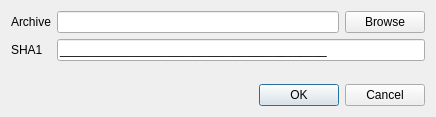
<?xml version="1.0" encoding="UTF-8"?>
<ui version="4.0">
 <class>ArchiveSelectionDialog</class>
 <widget class="QDialog" name="ArchiveSelectionDialog">
  <property name="geometry">
   <rect>
    <x>0</x>
    <y>0</y>
    <width>436</width>
    <height>117</height>
   </rect>
  </property>
  <property name="windowTitle">
   <string>Select Archive</string>
  </property>
  <layout class="QFormLayout" name="formLayout">
   <item row="0" column="0">
    <widget class="QLabel" name="lbl_archive">
     <property name="text">
      <string>Archive</string>
     </property>
    </widget>
   </item>
   <item row="0" column="1">
    <layout class="QHBoxLayout" name="horizontalLayout">
     <item>
      <widget class="QLineEdit" name="le_archive"/>
     </item>
     <item>
      <widget class="QPushButton" name="pb_browse">
       <property name="text">
        <string>Browse</string>
       </property>
      </widget>
     </item>
    </layout>
   </item>
   <item row="1" column="0">
    <widget class="QLabel" name="lbl_sha1">
     <property name="text">
      <string>SHA1</string>
     </property>
    </widget>
   </item>
   <item row="1" column="1">
    <widget class="QLineEdit" name="le_sha1">
     <property name="toolTip">
      <string>sha1sum value</string>
     </property>
     <property name="inputMask">
      <string>HHHHHHHHHHHHHHHHHHHHHHHHHHHHHHHHHHHHHHHH;_</string>
     </property>
    </widget>
   </item>
   <item row="2" column="1">
    <spacer name="verticalSpacer">
     <property name="orientation">
      <enum>Qt::Vertical</enum>
     </property>
     <property name="sizeHint" stdset="0">
      <size>
       <width>20</width>
       <height>0</height>
      </size>
     </property>
    </spacer>
   </item>
   <item row="3" column="0" colspan="2">
    <widget class="QDialogButtonBox" name="buttonBox">
     <property name="orientation">
      <enum>Qt::Horizontal</enum>
     </property>
     <property name="standardButtons">
      <set>QDialogButtonBox::Cancel|QDialogButtonBox::Ok</set>
     </property>
    </widget>
   </item>
  </layout>
 </widget>
 <tabstops>
  <tabstop>le_archive</tabstop>
  <tabstop>pb_browse</tabstop>
  <tabstop>le_sha1</tabstop>
  <tabstop>buttonBox</tabstop>
 </tabstops>
 <resources/>
 <connections>
  <connection>
   <sender>buttonBox</sender>
   <signal>rejected()</signal>
   <receiver>ArchiveSelectionDialog</receiver>
   <slot>reject()</slot>
   <hints>
    <hint type="sourcelabel">
     <x>316</x>
     <y>260</y>
    </hint>
    <hint type="destinationlabel">
     <x>286</x>
     <y>274</y>
    </hint>
   </hints>
  </connection>
 </connections>
</ui>
